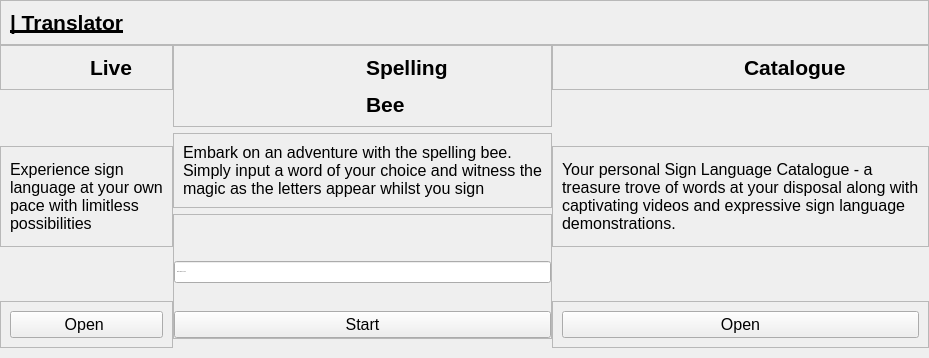
         <widget class="QWidget" name="Translator">
          <layout class="QVBoxLayout" name="verticalLayout_23">
           <property name="spacing">
            <number>0</number>
           </property>
           <property name="leftMargin">
            <number>0</number>
           </property>
           <property name="topMargin">
            <number>0</number>
           </property>
           <property name="rightMargin">
            <number>0</number>
           </property>
           <property name="bottomMargin">
            <number>10</number>
           </property>
           <item alignment="Qt::AlignTop">
            <widget class="QFrame" name="UpperTranslatorFrame">
             <property name="frameShape">
              <enum>QFrame::StyledPanel</enum>
             </property>
             <property name="frameShadow">
              <enum>QFrame::Raised</enum>
             </property>
             <layout class="QVBoxLayout" name="verticalLayout_24">
              <item>
               <widget class="QLabel" name="label">
                <property name="text">
                 <string>&lt;html&gt;&lt;head/&gt;&lt;body&gt;&lt;p&gt;&lt;span style=&quot; font-size:16pt; font-weight:700; text-decoration: underline;&quot;&gt;| Translator&lt;/span&gt;&lt;/p&gt;&lt;/body&gt;&lt;/html&gt;</string>
                </property>
               </widget>
              </item>
             </layout>
            </widget>
           </item>
           <item>
            <widget class="QWidget" name="MainTranslatorWidget" native="true">
             <property name="sizePolicy">
              <sizepolicy hsizetype="Preferred" vsizetype="Expanding">
               <horstretch>0</horstretch>
               <verstretch>0</verstretch>
              </sizepolicy>
             </property>
             <layout class="QHBoxLayout" name="horizontalLayout_13">
              <property name="spacing">
               <number>0</number>
              </property>
              <property name="leftMargin">
               <number>0</number>
              </property>
              <property name="topMargin">
               <number>0</number>
              </property>
              <property name="rightMargin">
               <number>0</number>
              </property>
              <property name="bottomMargin">
               <number>0</number>
              </property>
              <item>
               <widget class="QWidget" name="LiveTranslationWidget" native="true">
                <property name="sizePolicy">
                 <sizepolicy hsizetype="Expanding" vsizetype="Preferred">
                  <horstretch>0</horstretch>
                  <verstretch>0</verstretch>
                 </sizepolicy>
                </property>
                <layout class="QVBoxLayout" name="verticalLayout_10">
                 <property name="spacing">
                  <number>0</number>
                 </property>
                 <property name="leftMargin">
                  <number>0</number>
                 </property>
                 <property name="topMargin">
                  <number>0</number>
                 </property>
                 <property name="rightMargin">
                  <number>0</number>
                 </property>
                 <property name="bottomMargin">
                  <number>0</number>
                 </property>
                 <item alignment="Qt::AlignTop">
                  <widget class="QFrame" name="LiveTranslationTop">
                   <property name="frameShape">
                    <enum>QFrame::StyledPanel</enum>
                   </property>
                   <property name="frameShadow">
                    <enum>QFrame::Raised</enum>
                   </property>
                   <layout class="QHBoxLayout" name="horizontalLayout_10">
                    <item alignment="Qt::AlignRight|Qt::AlignVCenter">
                     <widget class="QLabel" name="livecameradisplay">
                      <property name="sizePolicy">
                       <sizepolicy hsizetype="Preferred" vsizetype="Preferred">
                        <horstretch>0</horstretch>
                        <verstretch>0</verstretch>
                       </sizepolicy>
                      </property>
                      <property name="lineWidth">
                       <number>0</number>
                      </property>
                      <property name="text">
                       <string/>
                      </property>
                      <property name="pixmap">
                       <pixmap resource="../qss/icons/Icons.qrc">:/icons/png2svg/Camera.svg</pixmap>
                      </property>
                      <property name="scaledContents">
                       <bool>true</bool>
                      </property>
                      <property name="indent">
                       <number>1</number>
                      </property>
                     </widget>
                    </item>
                    <item alignment="Qt::AlignLeft">
                     <widget class="QLabel" name="livelabel">
                      <property name="text">
                       <string>&lt;html&gt;&lt;head/&gt;&lt;body&gt;&lt;p&gt;&lt;span style=&quot; font-size:16pt; font-weight:700;&quot;&gt;Live&lt;/span&gt;&lt;/p&gt;&lt;/body&gt;&lt;/html&gt;</string>
                      </property>
                     </widget>
                    </item>
                   </layout>
                  </widget>
                 </item>
                 <item>
                  <widget class="QFrame" name="LiveTranslationInfo">
                   <property name="frameShape">
                    <enum>QFrame::StyledPanel</enum>
                   </property>
                   <property name="frameShadow">
                    <enum>QFrame::Raised</enum>
                   </property>
                   <layout class="QVBoxLayout" name="verticalLayout_12">
                    <item>
                     <widget class="QLabel" name="LiveTranDescription">
                      <property name="font">
                       <font>
                        <pointsize>12</pointsize>
                       </font>
                      </property>
                      <property name="text">
                       <string>&lt;html&gt;&lt;head/&gt;&lt;body&gt;&lt;p&gt;Experience sign language at your own pace with limitless possibilities&lt;/p&gt;&lt;/body&gt;&lt;/html&gt;</string>
                      </property>
                      <property name="wordWrap">
                       <bool>true</bool>
                      </property>
                     </widget>
                    </item>
                   </layout>
                  </widget>
                 </item>
                 <item alignment="Qt::AlignBottom">
                  <widget class="QFrame" name="LiveTranslationBottom">
                   <property name="toolTip">
                    <string>Open Live</string>
                   </property>
                   <property name="frameShape">
                    <enum>QFrame::StyledPanel</enum>
                   </property>
                   <property name="frameShadow">
                    <enum>QFrame::Raised</enum>
                   </property>
                   <layout class="QVBoxLayout" name="verticalLayout_11">
                    <item>
                     <widget class="QPushButton" name="StartLiveTranslationbutton">
                      <property name="font">
                       <font>
                        <pointsize>12</pointsize>
                       </font>
                      </property>
                      <property name="cursor">
                       <cursorShape>OpenHandCursor</cursorShape>
                      </property>
                      <property name="text">
                       <string>Open </string>
                      </property>
                      <property name="iconSize">
                       <size>
                        <width>24</width>
                        <height>24</height>
                       </size>
                      </property>
                     </widget>
                    </item>
                   </layout>
                  </widget>
                 </item>
                </layout>
               </widget>
              </item>
              <item alignment="Qt::AlignHCenter">
               <widget class="QWidget" name="SpellingBeeWidget" native="true">
                <property name="sizePolicy">
                 <sizepolicy hsizetype="Expanding" vsizetype="Preferred">
                  <horstretch>0</horstretch>
                  <verstretch>0</verstretch>
                 </sizepolicy>
                </property>
                <layout class="QVBoxLayout" name="verticalLayout_13">
                 <property name="leftMargin">
                  <number>0</number>
                 </property>
                 <property name="topMargin">
                  <number>0</number>
                 </property>
                 <property name="rightMargin">
                  <number>0</number>
                 </property>
                 <item alignment="Qt::AlignTop">
                  <widget class="QFrame" name="BeeTopFrame">
                   <property name="frameShape">
                    <enum>QFrame::StyledPanel</enum>
                   </property>
                   <property name="frameShadow">
                    <enum>QFrame::Raised</enum>
                   </property>
                   <layout class="QHBoxLayout" name="horizontalLayout_11">
                    <item alignment="Qt::AlignRight">
                     <widget class="QLabel" name="label_4">
                      <property name="text">
                       <string/>
                      </property>
                      <property name="pixmap">
                       <pixmap resource="../qss/icons/Icons.qrc">:/icons/png2svg/SpellingBee.svg</pixmap>
                      </property>
                     </widget>
                    </item>
                    <item alignment="Qt::AlignLeft">
                     <widget class="QLabel" name="label_2">
                      <property name="text">
                       <string>&lt;html&gt;&lt;head/&gt;&lt;body&gt;&lt;p&gt;&lt;span style=&quot; font-size:16pt; font-weight:700;&quot;&gt;Spelling &lt;/span&gt;&lt;/p&gt;&lt;p&gt;&lt;span style=&quot; font-size:16pt; font-weight:700;&quot;&gt;       Bee&lt;/span&gt;&lt;/p&gt;&lt;/body&gt;&lt;/html&gt;</string>
                      </property>
                     </widget>
                    </item>
                   </layout>
                  </widget>
                 </item>
                 <item>
                  <widget class="QFrame" name="BeeInfoFrame">
                   <property name="frameShape">
                    <enum>QFrame::StyledPanel</enum>
                   </property>
                   <property name="frameShadow">
                    <enum>QFrame::Raised</enum>
                   </property>
                   <layout class="QVBoxLayout" name="verticalLayout_22">
                    <item>
                     <widget class="QLabel" name="BeeTranDescription">
                      <property name="font">
                       <font>
                        <pointsize>12</pointsize>
                       </font>
                      </property>
                      <property name="text">
                       <string>Embark on an adventure with the spelling bee. Simply input a word of your choice and witness the magic as the letters appear whilst you sign</string>
                      </property>
                      <property name="wordWrap">
                       <bool>true</bool>
                      </property>
                     </widget>
                    </item>
                   </layout>
                  </widget>
                 </item>
                 <item alignment="Qt::AlignBottom">
                  <widget class="QFrame" name="BeeTranBottomFrame">
                   <property name="sizePolicy">
                    <sizepolicy hsizetype="Preferred" vsizetype="Preferred">
                     <horstretch>0</horstretch>
                     <verstretch>0</verstretch>
                    </sizepolicy>
                   </property>
                   <property name="frameShape">
                    <enum>QFrame::StyledPanel</enum>
                   </property>
                   <property name="frameShadow">
                    <enum>QFrame::Raised</enum>
                   </property>
                   <layout class="QVBoxLayout" name="verticalLayout_20">
                    <property name="spacing">
                     <number>28</number>
                    </property>
                    <property name="leftMargin">
                     <number>0</number>
                    </property>
                    <property name="topMargin">
                     <number>0</number>
                    </property>
                    <property name="rightMargin">
                     <number>0</number>
                    </property>
                    <property name="bottomMargin">
                     <number>0</number>
                    </property>
                    <item>
                     <widget class="QLabel" name="SpellingBeenotificationlabel">
                      <property name="font">
                       <font>
                        <pointsize>12</pointsize>
                        <bold>true</bold>
                       </font>
                      </property>
                      <property name="text">
                       <string/>
                      </property>
                      <property name="wordWrap">
                       <bool>true</bool>
                      </property>
                     </widget>
                    </item>
                    <item>
                     <widget class="QLineEdit" name="SpellingBeeWordEntry">
                      <property name="font">
                       <font>
                        <pointsize>-1</pointsize>
                        <italic>false</italic>
                        <bold>true</bold>
                       </font>
                      </property>
                      <property name="placeholderText">
                       <string>Enter Word for bee</string>
                      </property>
                     </widget>
                    </item>
                    <item>
                     <widget class="QPushButton" name="StartSpellingBeeButton">
                      <property name="font">
                       <font>
                        <pointsize>12</pointsize>
                       </font>
                      </property>
                      <property name="cursor">
                       <cursorShape>OpenHandCursor</cursorShape>
                      </property>
                      <property name="toolTip">
                       <string>Start Spelling Bee</string>
                      </property>
                      <property name="text">
                       <string>Start</string>
                      </property>
                      <property name="iconSize">
                       <size>
                        <width>24</width>
                        <height>24</height>
                       </size>
                      </property>
                     </widget>
                    </item>
                   </layout>
                  </widget>
                 </item>
                </layout>
               </widget>
              </item>
              <item>
               <widget class="QWidget" name="CatalogueTranWidget" native="true">
                <property name="sizePolicy">
                 <sizepolicy hsizetype="Expanding" vsizetype="Preferred">
                  <horstretch>0</horstretch>
                  <verstretch>0</verstretch>
                 </sizepolicy>
                </property>
                <layout class="QVBoxLayout" name="verticalLayout_18">
                 <property name="spacing">
                  <number>0</number>
                 </property>
                 <property name="leftMargin">
                  <number>0</number>
                 </property>
                 <property name="topMargin">
                  <number>0</number>
                 </property>
                 <property name="rightMargin">
                  <number>0</number>
                 </property>
                 <property name="bottomMargin">
                  <number>0</number>
                 </property>
                 <item alignment="Qt::AlignTop">
                  <widget class="QFrame" name="CatalogueTranUpperframe">
                   <property name="frameShape">
                    <enum>QFrame::StyledPanel</enum>
                   </property>
                   <property name="frameShadow">
                    <enum>QFrame::Raised</enum>
                   </property>
                   <layout class="QHBoxLayout" name="horizontalLayout_12">
                    <item alignment="Qt::AlignRight">
                     <widget class="QLabel" name="label_8">
                      <property name="text">
                       <string/>
                      </property>
                      <property name="pixmap">
                       <pixmap resource="../qss/icons/Icons.qrc">:/icons/png2svg/Catalogue.svg</pixmap>
                      </property>
                     </widget>
                    </item>
                    <item alignment="Qt::AlignLeft">
                     <widget class="QLabel" name="label_7">
                      <property name="text">
                       <string>&lt;html&gt;&lt;head/&gt;&lt;body&gt;&lt;p&gt;&lt;span style=&quot; font-size:16pt; font-weight:700;&quot;&gt;Catalogue&lt;/span&gt;&lt;/p&gt;&lt;/body&gt;&lt;/html&gt;</string>
                      </property>
                     </widget>
                    </item>
                   </layout>
                  </widget>
                 </item>
                 <item>
                  <widget class="QFrame" name="CatalogueDescription">
                   <property name="frameShape">
                    <enum>QFrame::StyledPanel</enum>
                   </property>
                   <property name="frameShadow">
                    <enum>QFrame::Raised</enum>
                   </property>
                   <layout class="QVBoxLayout" name="verticalLayout_19">
                    <item>
                     <widget class="QLabel" name="label_10">
                      <property name="font">
                       <font>
                        <pointsize>12</pointsize>
                       </font>
                      </property>
                      <property name="text">
                       <string>Your personal Sign Language Catalogue - a treasure trove of words at your disposal along with captivating videos and expressive sign language demonstrations. </string>
                      </property>
                      <property name="wordWrap">
                       <bool>true</bool>
                      </property>
                     </widget>
                    </item>
                   </layout>
                  </widget>
                 </item>
                 <item alignment="Qt::AlignBottom">
                  <widget class="QFrame" name="TranCatBottomFrame">
                   <property name="font">
                    <font>
                     <pointsize>12</pointsize>
                    </font>
                   </property>
                   <property name="toolTip">
                    <string>Open Catalogue</string>
                   </property>
                   <property name="frameShape">
                    <enum>QFrame::StyledPanel</enum>
                   </property>
                   <property name="frameShadow">
                    <enum>QFrame::Raised</enum>
                   </property>
                   <layout class="QVBoxLayout" name="verticalLayout_21">
                    <item>
                     <widget class="QPushButton" name="OpenCatalogueButton">
                      <property name="font">
                       <font>
                        <pointsize>12</pointsize>
                       </font>
                      </property>
                      <property name="cursor">
                       <cursorShape>OpenHandCursor</cursorShape>
                      </property>
                      <property name="text">
                       <string>Open</string>
                      </property>
                      <property name="iconSize">
                       <size>
                        <width>24</width>
                        <height>24</height>
                       </size>
                      </property>
                     </widget>
                    </item>
                   </layout>
                  </widget>
                 </item>
                </layout>
               </widget>
              </item>
             </layout>
            </widget>
           </item>
          </layout>
         </widget>
